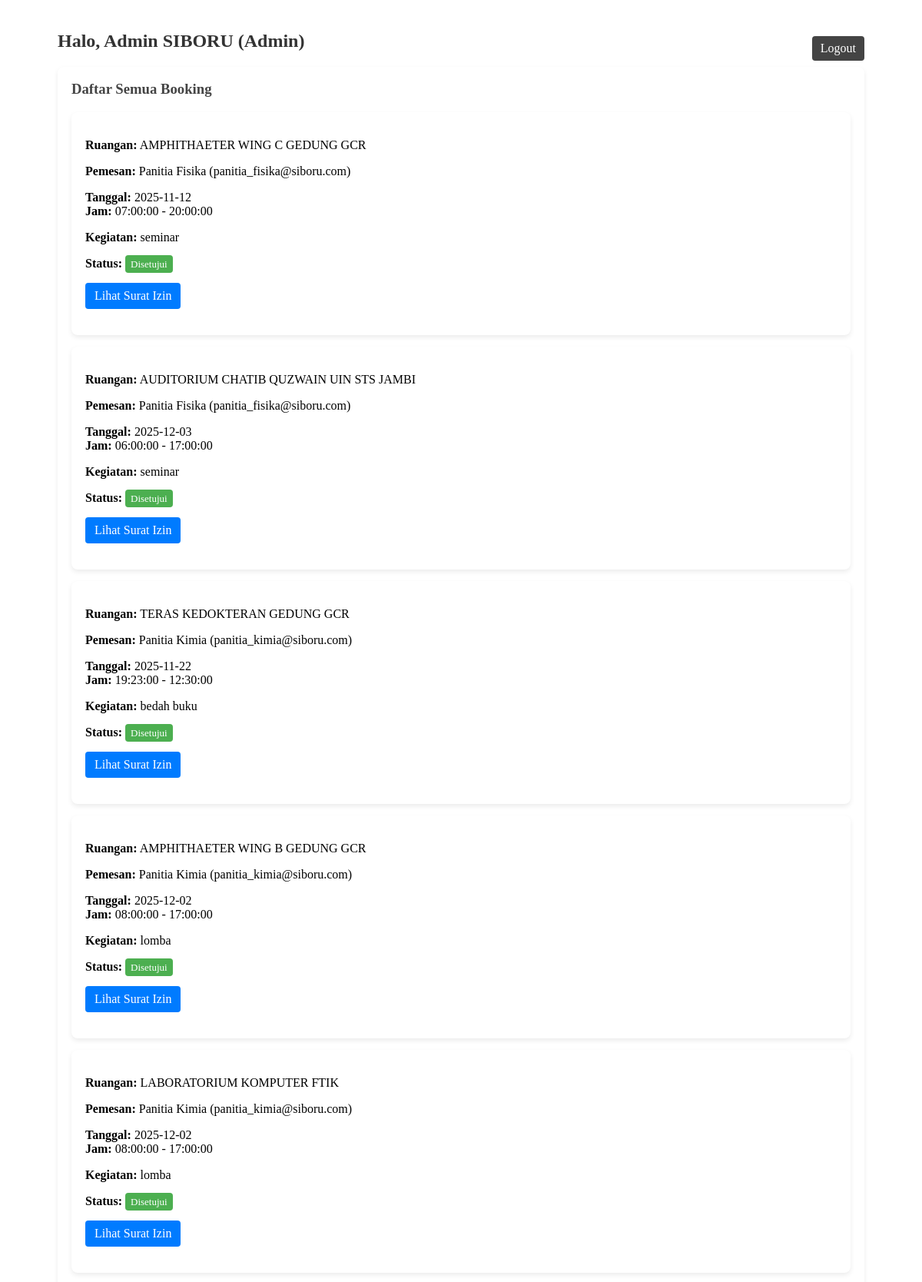
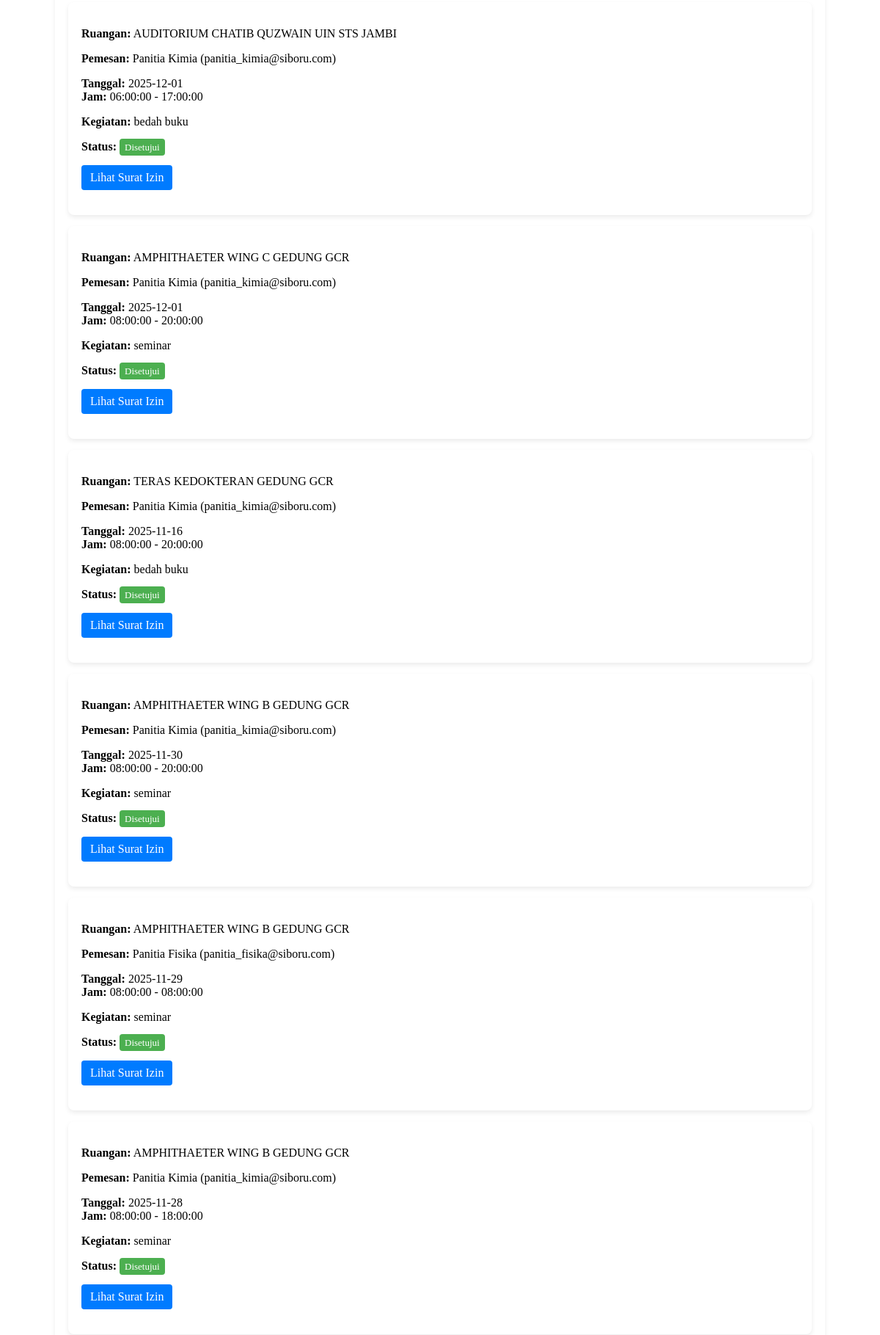
The page /pages/admin.php (signed in, upper part) on the database its author committed (2 pictures, top to bottom).
### tables this page shows
CREATE TABLE IF NOT EXISTS `bookings` (
  `id` int NOT NULL AUTO_INCREMENT,
  `ruangan_id` int NOT NULL,
  `user_id` int NOT NULL,
  `nama_pemesan` varchar(255) NOT NULL,
  `email_pemesan` varchar(255) NOT NULL,
  `tanggal` date NOT NULL,
  `jam_mulai` time NOT NULL,
  `jam_selesai` time NOT NULL,
  `kegiatan` text NOT NULL,
  `surat_izin` varchar(255) DEFAULT NULL,
  `status` enum('diproses','disetujui','ditolak') DEFAULT 'diproses',
  `alasan_penolakan` text,
  `processed_by` int DEFAULT NULL,
  `processed_at` timestamp NULL DEFAULT NULL,
  `created_at` timestamp NULL DEFAULT CURRENT_TIMESTAMP,
  `notif_panitia` tinyint(1) DEFAULT '0',
  PRIMARY KEY (`id`),
  KEY `ruangan_id` (`ruangan_id`),
  KEY `user_id` (`user_id`),
  CONSTRAINT `bookings_ibfk_1` FOREIGN KEY (`ruangan_id`) REFERENCES `ruangan` (`id`),
  CONSTRAINT `bookings_ibfk_2` FOREIGN KEY (`user_id`) REFERENCES `users` (`id`)
);

CREATE TABLE IF NOT EXISTS `ruangan` (
  `id` int NOT NULL AUTO_INCREMENT,
  `nama` varchar(255) NOT NULL,
  `kapasitas` int DEFAULT NULL,
  `fasilitas` text,
  `lokasi` varchar(255) DEFAULT NULL,
  `status` enum('kosong','terbooking') DEFAULT 'kosong',
  `created_at` timestamp NULL DEFAULT CURRENT_TIMESTAMP,
  PRIMARY KEY (`id`)
);

CREATE TABLE IF NOT EXISTS `users` (
  `id` int NOT NULL AUTO_INCREMENT,
  `email` varchar(255) NOT NULL,
  `password` varchar(255) NOT NULL,
  `name` varchar(255) NOT NULL,
  `type` enum('panitia','admin') DEFAULT 'panitia',
  `nim` varchar(20) DEFAULT NULL,
  `created_at` timestamp NULL DEFAULT CURRENT_TIMESTAMP,
  PRIMARY KEY (`id`),
  UNIQUE KEY `email` (`email`)
);

### pages/admin.php (the view, shortened to what this page needs)
<?php
$db = (new Database())->getConnection();
$q = $db->prepare("
    SELECT b.*, r.nama AS ruangan, u.name AS pemesan_name, u.email AS pemesan_email
    FROM bookings b
    JOIN ruangan r ON r.id = b.ruangan_id
    JOIN users u ON u.id = b.user_id
    ORDER BY b.created_at DESC
");
$q->execute();
$list = $q->fetchAll(PDO::FETCH_ASSOC);
?>
<!DOCTYPE html>
<html>
<head>
<link rel="stylesheet" href="../style.css">
</head>
<body>
<div class="dashboard">
    <h2>Halo, <?= htmlspecialchars($_SESSION['user_name']) ?> (Admin)</h2>
    <a href="logout.php" class="logout-btn">Logout</a>
    <div class="card">
        <h3>Daftar Semua Booking</h3>
        <?php foreach ($list as $b): ?>
            <div class="card" style="margin-bottom:10px;">
                <p><strong>Ruangan:</strong> <?= htmlspecialchars($b['ruangan']) ?></p>
                <p><strong>Pemesan:</strong> <?= htmlspecialchars($b['pemesan_name']) ?> (<?= htmlspecialchars($b['pemesan_email']) ?>)</p>
                <p>
                    <strong>Tanggal:</strong> <?= $b['tanggal'] ?><br>
                    <strong>Jam:</strong> <?= $b['jam_mulai'] ?> - <?= $b['jam_selesai'] ?>
                </p>
                <p><strong>Kegiatan:</strong> <?= nl2br(htmlspecialchars($b['kegiatan'])) ?></p>
                <p><strong>Status:</strong>
                    <span class="status <?= $b['status'] ?>">
                        <?= ucfirst($b['status']) ?>
                    </span>
                </p>
                <?php if ($b['surat_izin']): ?>
                    <p><a class="btn" href="../upload/<?= htmlspecialchars($b['surat_izin']) ?>" target="_blank">Lihat Surat Izin</a></p>
                <?php endif; ?>
            </div>
        <?php endforeach; ?>
    </div>
</div>
</body>
</html>

### style.css (style rules this page uses)
a { text-decoration: none; }
.dashboard { max-width: 1050px; margin: 25px auto; padding: 15px; }
.card { background: #fff; padding: 18px; margin: 15px 0; border-radius: 8px; box-shadow: 0 3px 6px rgba(0,0,0,0.08); }
h2 { margin-top: 0; color: #333; }
h3 { margin-top: 0; color: #444; }
.btn { display: inline-block; background: #007bff; color: #fff; padding: 8px 12px; border-radius: 4px; }
.logout-btn { background: #444; color: white; padding: 7px 11px; border-radius: 4px; float: right; margin-top: -40px; }
.status { padding: 4px 7px; border-radius: 4px; color: white; font-size: 13px; }
.status.disetujui { background: #4CAF50; }

### rows shown on the page
bookings: ruangan.nama "AMPHITHAETER WING C GEDUNG GCR", user.name "Panitia Fisika", user.email "panitia_fisika@siboru.com", tanggal "2025-11-12", jam_mulai "07:00:00", jam_selesai "20:00:00", kegiatan "seminar", status "Disetujui"
bookings: ruangan.nama "AUDITORIUM CHATIB QUZWAIN UIN STS JAMBI", user.name "Panitia Fisika", user.email "panitia_fisika@siboru.com", tanggal "2025-12-03", jam_mulai "06:00:00", jam_selesai "17:00:00", kegiatan "seminar", status "Disetujui"
bookings: ruangan.nama "TERAS KEDOKTERAN GEDUNG GCR", user.name "Panitia Kimia", user.email "panitia_kimia@siboru.com", tanggal "2025-11-22", jam_mulai "19:23:00", jam_selesai "12:30:00", kegiatan "bedah buku", status "Disetujui"
bookings: ruangan.nama "AMPHITHAETER WING B GEDUNG GCR", user.name "Panitia Kimia", user.email "panitia_kimia@siboru.com", tanggal "2025-12-02", jam_mulai "08:00:00", jam_selesai "17:00:00", kegiatan "lomba", status "Disetujui"
bookings: ruangan.nama "LABORATORIUM KOMPUTER FTIK", user.name "Panitia Kimia", user.email "panitia_kimia@siboru.com", tanggal "2025-12-02", jam_mulai "08:00:00", jam_selesai "17:00:00", kegiatan "lomba", status "Disetujui"
bookings: ruangan.nama "AUDITORIUM CHATIB QUZWAIN UIN STS JAMBI", user.name "Panitia Kimia", user.email "panitia_kimia@siboru.com", tanggal "2025-12-01", jam_mulai "06:00:00", jam_selesai "17:00:00", kegiatan "bedah buku", status "Disetujui"
bookings: ruangan.nama "AMPHITHAETER WING C GEDUNG GCR", user.name "Panitia Kimia", user.email "panitia_kimia@siboru.com", tanggal "2025-12-01", jam_mulai "08:00:00", jam_selesai "20:00:00", kegiatan "seminar", status "Disetujui"
bookings: ruangan.nama "TERAS KEDOKTERAN GEDUNG GCR", user.name "Panitia Kimia", user.email "panitia_kimia@siboru.com", tanggal "2025-11-16", jam_mulai "08:00:00", jam_selesai "20:00:00", kegiatan "bedah buku", status "Disetujui"
bookings: ruangan.nama "AMPHITHAETER WING B GEDUNG GCR", user.name "Panitia Kimia", user.email "panitia_kimia@siboru.com", tanggal "2025-11-30", jam_mulai "08:00:00", jam_selesai "20:00:00", kegiatan "seminar", status "Disetujui"
bookings: ruangan.nama "AMPHITHAETER WING B GEDUNG GCR", user.name "Panitia Fisika", user.email "panitia_fisika@siboru.com", tanggal "2025-11-29", jam_mulai "08:00:00", jam_selesai "08:00:00", kegiatan "seminar", status "Disetujui"
bookings: ruangan.nama "AMPHITHAETER WING B GEDUNG GCR", user.name "Panitia Kimia", user.email "panitia_kimia@siboru.com", tanggal "2025-11-28", jam_mulai "08:00:00", jam_selesai "18:00:00", kegiatan "seminar", status "Disetujui"

### other values the page prints
$_SESSION['user_name'] "Admin SIBORU"
